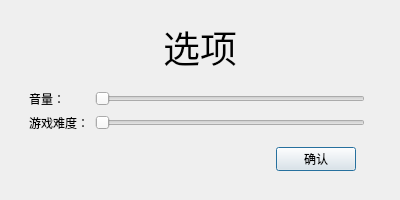
<?xml version="1.0" encoding="UTF-8"?>
<ui version="4.0">
 <class>SetDialog</class>
 <widget class="QDialog" name="SetDialog">
  <property name="geometry">
   <rect>
    <x>0</x>
    <y>0</y>
    <width>400</width>
    <height>200</height>
   </rect>
  </property>
  <property name="minimumSize">
   <size>
    <width>400</width>
    <height>200</height>
   </size>
  </property>
  <property name="maximumSize">
   <size>
    <width>400</width>
    <height>200</height>
   </size>
  </property>
  <property name="windowTitle">
   <string>Dialog</string>
  </property>
  <layout class="QVBoxLayout" name="verticalLayout">
   <item>
    <widget class="QWidget" name="widget_2" native="true">
     <layout class="QGridLayout" name="gridLayout_2">
      <property name="bottomMargin">
       <number>0</number>
      </property>
      <item row="0" column="0" colspan="2">
       <widget class="QLabel" name="label">
        <property name="text">
         <string>&lt;html&gt;&lt;head/&gt;&lt;body&gt;&lt;p&gt;&lt;span style=&quot; font-size:28pt;&quot;&gt;选项&lt;/span&gt;&lt;/p&gt;&lt;/body&gt;&lt;/html&gt;</string>
        </property>
        <property name="alignment">
         <set>Qt::AlignCenter</set>
        </property>
       </widget>
      </item>
      <item row="1" column="0">
       <widget class="QWidget" name="widget" native="true">
        <layout class="QGridLayout" name="gridLayout">
         <item row="2" column="0">
          <widget class="QLabel" name="label_3">
           <property name="text">
            <string>游戏难度：</string>
           </property>
          </widget>
         </item>
         <item row="3" column="1">
          <widget class="QWidget" name="widget_3" native="true">
           <layout class="QHBoxLayout" name="horizontalLayout">
            <item>
             <spacer name="horizontalSpacer">
              <property name="orientation">
               <enum>Qt::Horizontal</enum>
              </property>
              <property name="sizeHint" stdset="0">
               <size>
                <width>40</width>
                <height>20</height>
               </size>
              </property>
             </spacer>
            </item>
            <item>
             <widget class="QPushButton" name="pushButton_2">
              <property name="text">
               <string>确认</string>
              </property>
             </widget>
            </item>
           </layout>
          </widget>
         </item>
         <item row="1" column="1">
          <widget class="QSlider" name="horizontalSlider">
           <property name="orientation">
            <enum>Qt::Horizontal</enum>
           </property>
          </widget>
         </item>
         <item row="1" column="0">
          <widget class="QLabel" name="label_2">
           <property name="text">
            <string>音量：</string>
           </property>
          </widget>
         </item>
         <item row="2" column="1">
          <widget class="QSlider" name="horizontalSlider_2">
           <property name="maximum">
            <number>4</number>
           </property>
           <property name="orientation">
            <enum>Qt::Horizontal</enum>
           </property>
          </widget>
         </item>
        </layout>
       </widget>
      </item>
     </layout>
    </widget>
   </item>
  </layout>
 </widget>
 <resources/>
 <connections/>
</ui>
